Frame 1 (no input): blank canvas, image omitted
Frame 60 (no input): blank canvas, image omitted
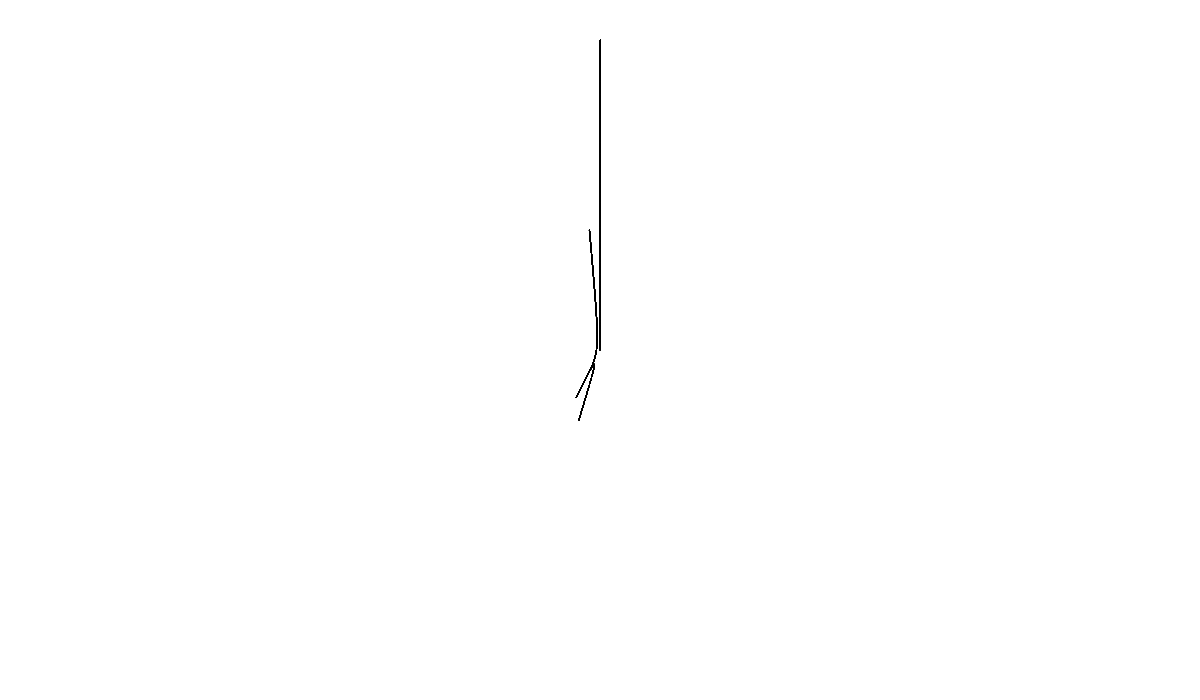
Frame 120 (the mouse pressed at the canvas centre since frame 60)

The p5.js sketch whose frames 1 and 60 were blank and that drew this single picture after the mouse press (run headless with seeded random() and noise() and a simulated clock; from frame 60 on, the mouse is pressed at the canvas centre):

// p5.js sketch
// ── sketch.js
var colors = (255, 0, 0);
var world = (0);

function setup() {
  createCanvas(1200, 700);
  noFill();
  background(world);
}

function draw() {
  for (var i = 0; i < 500; i += 190) {
    bezier(mouseX - (i / 18.0), 40 + i, 600, 350, 600, 350, mouseX - (i / 16.0), mouseY + (i / 8.0));
  }
  stroke(colors)
}

function mousePressed() {
  clear();
}


function keyTyped() {
  if (key === 'p') {
    colors = ('#fae');
  } else if (key === 'r') {
    colors = ('red');
  }
  if (key === ',') {
    colors = (255)
  }
  if (key === '.') {
    colors = (0)
  }
  if (key === 'g') {
    colors = ('green')
  }
  if (key === 'b') {
    colors = ('blue')
  }
  if (key === 'y') {
    colors = ('yellow')
  }
  if (key === 'v') {
    colors = ('purple')
  }
  if (key === 'o') {
    colors = ('orange')
  }

  if (key === '1') {
    world = (0)
  }
  if (key === '2') {
    world = ('#fae')
  }
  if (key === '3') {
    world = (255, 0, 0)
  }
}
